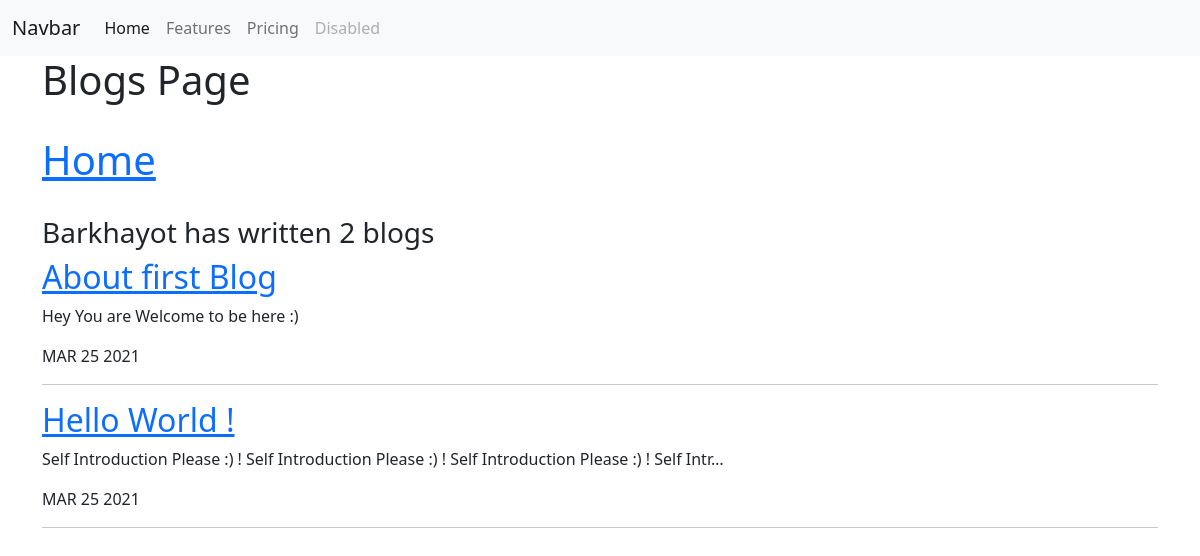
Screenshot of /blog/ with the database file from the repository.
### blog/models.py (models this page shows, shortened)
class Blog(models.Model):
    title = models.CharField(max_length=100)
    description = models.CharField(max_length=250)
    date = models.DateField()

### blog/views.py (the view)
# urls.py: path('', views.all_blogs, name="all_blogs"),
def all_blogs(request):
    blogs = Blog.objects.all()
    return render(request, 'blog/all_blogs.html', {'blogs': blogs})

### blog/templates/blog/all_blogs.html (shortened to what this page needs)
{% extends 'portfolio/base.html' %}
{% block content %}
    <div class="container">
        <h1>Blogs Page</h1>
        <br>
        <h1> <a href="{% url 'home' %}"> Home </a></h1>
        <br>
        <h3>Barkhayot has written {{ blogs.count }} blog{{ blogs.count|pluralize }}</h3>
        <link href="https://cdn.jsdelivr.net/npm/bootstrap@5.0.0-beta3/dist/css/bootstrap.min.css" rel="stylesheet">
        {% for blog in blogs %}
        <h2> <a href="{% url 'blog:detail' blog.id %}"> {{ blog.title }}</a> </h2>
        <p>{{ blog.description|truncatechars:100 }}</p>
        <p>{{ blog.date| date:'M d Y'|upper }}</p>
        <hr>
        {% endfor %}
        </div>
{% endblock %}

### rows the page displays
Blog: title "About first Blog", description "Hey You are Welcome to be here :)", date "MAR 25 2021"
Blog: title "Hello World !", description "Self Introduction Please :) ! Self Introduction Please :) ! Self Introduction Please :) ! Self Intr…", date "MAR 25 2021"

### other values shown
{{ blogs.count }} "2"
